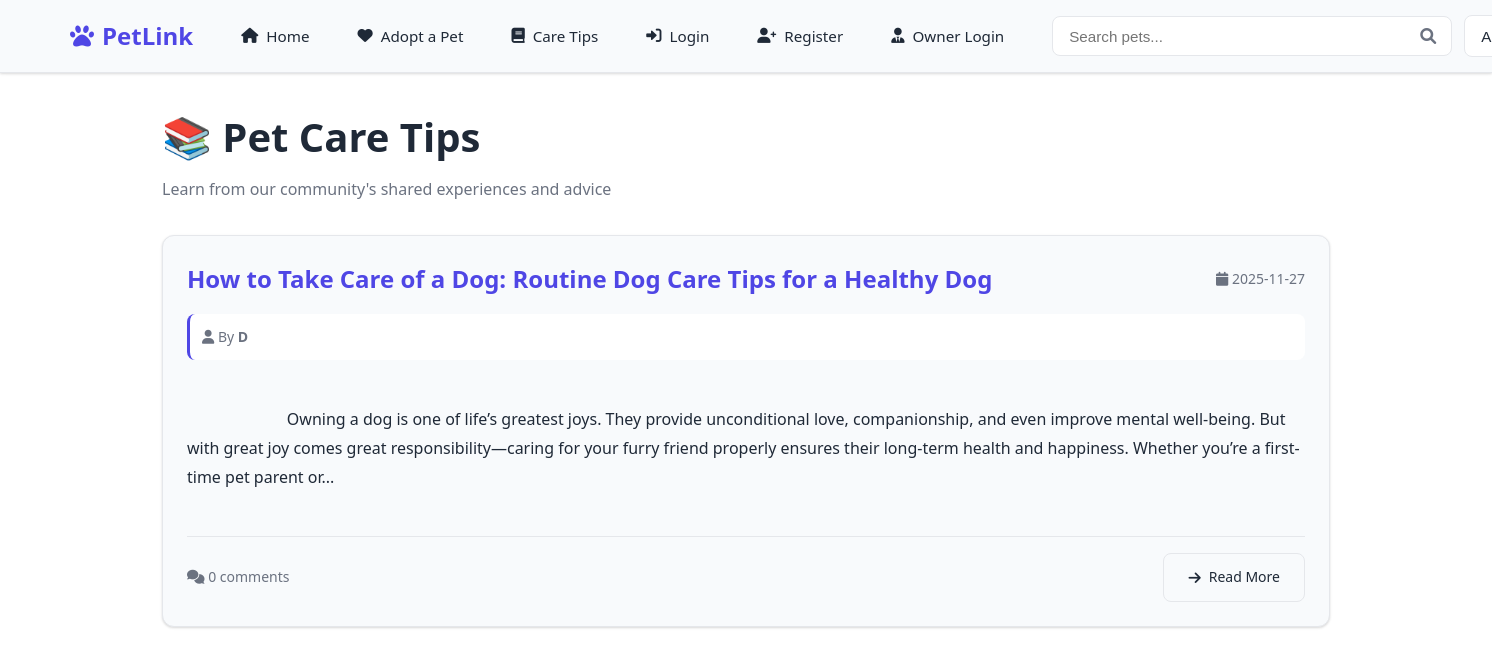
The app's page /care with its own data.
### tables this page shows
CREATE TABLE care_posts (
                id INTEGER PRIMARY KEY AUTOINCREMENT,
                user_id INTEGER,
                title TEXT NOT NULL,
                content TEXT NOT NULL,
                created_at TEXT DEFAULT CURRENT_TIMESTAMP,
                FOREIGN KEY(user_id) REFERENCES users(id)
            );

CREATE TABLE users (
                id INTEGER PRIMARY KEY AUTOINCREMENT,
                name TEXT NOT NULL,
                email TEXT UNIQUE NOT NULL,
                password TEXT NOT NULL,
                contact TEXT NOT NULL,
                address TEXT NOT NULL,
                created_at TIMESTAMP DEFAULT CURRENT_TIMESTAMP
            );

### app.py (the view)
@app.route('/care')
def care_list():
    try:
        conn = get_db_connection()
        posts = conn.execute('''
            SELECT cp.*, u.name as author_name,
                   (SELECT COUNT(*) FROM care_comments WHERE post_id = cp.id) as comment_count
            FROM care_posts cp
            JOIN users u ON cp.user_id = u.id
            ORDER BY cp.created_at DESC
        ''').fetchall()
        conn.close()
        return render_template('care_list.html', posts=posts)
    except Exception as e:
        flash(f'Error loading care tips: {e}', 'error')
        return redirect(url_for('home'))

### app.py (called while the page is built)
def get_db_connection():
    conn = sqlite3.connect('petlink.db')
    conn.row_factory = sqlite3.Row
    return conn

### templates/care_list.html (shortened to what this page needs)
{% extends "base.html" %}
{% block content %}
<div class="container">
    <div class="flex-between mb-8">
        <div>
            <h1 style="font-size: 2.5rem; margin-bottom: 0.5rem;">📚 Pet Care Tips</h1>
            <p class="text-muted">Learn from our community's shared experiences and advice</p>
        </div>
    </div>
    {% if posts %}
        <div class="grid grid-2">
            {% for post in posts %}
                <div class="card">
                    <div class="flex-between mb-4">
                        <a href="{{ url_for('care_detail', post_id=post.id) }}" style="text-decoration: none; color: inherit;">
                            <h2 style="margin: 0; font-size: 1.5rem; color: var(--primary-color); transition: color 0.3s ease;">{{ post.title }}</h2>
                        </a>
                        <span class="text-muted" style="font-size: 0.875rem;">
                            <i class="fas fa-calendar"></i>
                            {{ post.created_at.split(' ')[0] if post.created_at else 'N/A' }}
                        </span>
                    </div>
                    <div style="margin-bottom: 1rem; padding: 0.75rem; background-color: var(--bg-color); border-radius: 0.5rem; border-left: 3px solid var(--primary-color);">
                        <p style="margin: 0; color: var(--text-muted); font-size: 0.875rem;">
                            <i class="fas fa-user"></i>
                            By <strong>{{ post.author_name }}</strong>
                        </p>
                    </div>
                    <div style="color: var(--text-color); line-height: 1.8; white-space: pre-wrap; max-height: 200px; overflow: hidden; text-overflow: ellipsis; margin-bottom: 1rem;">
                        {{ post.content[:300] }}{% if post.content|length > 300 %}...{% endif %}
                    </div>
                    <div style="margin-top: 1rem; padding-top: 1rem; border-top: 1px solid var(--border-color); display: flex; justify-content: space-between; align-items: center;">
                        <span style="color: var(--text-muted); font-size: 0.875rem;">
                            <i class="fas fa-comments"></i>
                            {{ post.comment_count or 0 }} comment{{ 's' if (post.comment_count or 0) != 1 else '' }}
                        </span>
                        <a href="{{ url_for('care_detail', post_id=post.id) }}" class="btn btn-outline" style="text-decoration: none;" onclick="event.stopPropagation();">
                            <i class="fas fa-arrow-right"></i>
                            Read More
                        </a>
                    </div>
                </div>
            {% endfor %}
        </div>
    {% endif %}
</div>
{% endblock %}

### templates/base.html (shortened to what this page needs)
<!DOCTYPE html>
<html lang="en">
<head>
    <link href="https://cdnjs.cloudflare.com/ajax/libs/font-awesome/6.0.0/css/all.min.css" rel="stylesheet">
</head>
<body>
    <nav class="navbar">
        <div class="nav-container">
            <a href="{{ url_for('home') }}" class="logo">
                <i class="fas fa-paw"></i>
                PetLink
            </a>
            <ul class="nav-links">
                <li><a href="{{ url_for('home') }}"><i class="fas fa-home"></i> Home</a></li>
                <li><a href="{{ url_for('adopt') }}"><i class="fas fa-heart"></i> Adopt a Pet</a></li>
                <li><a href="{{ url_for('care_list') }}"><i class="fas fa-book"></i> Care Tips</a></li>
                {% if session.user_id %}
                    {% if session.user_type == 'owner' %}
                        <li><a href="{{ url_for('owner_dashboard') }}"><i class="fas fa-tachometer-alt"></i> Dashboard</a></li>
                    {% else %}
                        <li><a href="{{ url_for('profile') }}"><i class="fas fa-user"></i> My Profile</a></li>
                    {% endif %}
                    <li><a href="{{ url_for('logout') }}"><i class="fas fa-sign-out-alt"></i> Logout</a></li>
                {% else %}
                    <li><a href="{{ url_for('login') }}"><i class="fas fa-sign-in-alt"></i> Login</a></li>
                    <li><a href="{{ url_for('register') }}"><i class="fas fa-user-plus"></i> Register</a></li>
                    <li><a href="{{ url_for('owner_login') }}"><i class="fas fa-user-tie"></i> Owner Login</a></li>
                {% endif %}
            </ul>
            <div class="nav-right">
                {% include '_search_component.html' %}
            </div>
        </div>
    </nav>
    <main>
        {% block content %}{% endblock %}
    </main>
</body>
</html>

### templates/_search_component.html (shortened to what this page needs)
<div class="search-container">
    <div class="search-input-wrapper">
        <input type="text"
               id="searchInput"
               class="search-input"
               placeholder="Search pets..."
               autocomplete="off">
    </div>
    <select id="searchStatus" class="search-status-select">
        <option value="all">All</option>
    </select>
</div>

### templates/base.html (style rules this page uses)
:root { --primary-color: #4f46e5; --primary-hover: #4338ca; --secondary-color: #10b981; --danger-color: #ef4444; --warning-color: #f59e0b; --bg-color: #ffffff; --surface-color: #f8fafc; --text-color: #1f2937; --text-muted: #6b7280; --border-color: #e5e7eb; --shadow: 0 1px 3px 0 rgba(0, 0, 0, 0.1), 0 1px 2px 0 rgba(0, 0, 0, 0.06); --shadow-lg: 0 10px 15px -3px rgba(0, 0, 0, 0.1), 0 4px 6px -2px rgba(0, 0, 0, 0.05); }
* { margin: 0; padding: 0; box-sizing: border-box; }
body { font-family: 'Segoe UI', Tahoma, Geneva, Verdana, sans-serif; background-color: var(--bg-color); color: var(--text-color); line-height: 1.6; transition: all 0.3s ease; }
.navbar { background-color: var(--surface-color); border-bottom: 1px solid var(--border-color); box-shadow: var(--shadow); position: sticky; top: 0; z-index: 100; }
.nav-container { max-width: 1400px; margin: 0 auto; padding: 0 1.5rem; display: flex; justify-content: space-between; align-items: center; height: 4.5rem; gap: 2rem; }
.logo { font-size: 1.5rem; font-weight: bold; color: var(--primary-color); text-decoration: none; display: flex; align-items: center; gap: 0.5rem; white-space: nowrap; flex-shrink: 0; }
.nav-links { display: flex; list-style: none; gap: 1rem; align-items: center; flex: 1; justify-content: center; margin: 0; padding: 0; }
.nav-links li { display: flex; align-items: center; }
.nav-links a { color: var(--text-color); text-decoration: none; font-weight: 500; transition: all 0.3s ease; padding: 0.6rem 1rem; border-radius: 0.5rem; white-space: nowrap; display: flex; align-items: center; gap: 0.5rem; font-size: 0.95rem; }
.nav-right { display: flex; align-items: center; gap: 1rem; flex-shrink: 0; }
.container { max-width: 1200px; margin: 0 auto; padding: 2rem 1rem; }
.card { background-color: var(--surface-color); border: 1px solid var(--border-color); border-radius: 0.75rem; padding: 1.5rem; box-shadow: var(--shadow); transition: all 0.3s ease; }
.btn { display: inline-flex; align-items: center; gap: 0.5rem; padding: 0.75rem 1.5rem; border: none; border-radius: 0.5rem; font-weight: 500; text-decoration: none; cursor: pointer; transition: all 0.3s ease; font-size: 0.875rem; }
.btn-outline { background-color: transparent; color: var(--text-color); border: 1px solid var(--border-color); }
.search-container { position: relative; display: flex; gap: 0.75rem; align-items: center; }
.search-input-wrapper { position: relative; display: flex; align-items: center; }
.search-input { padding: 0.65rem 2.75rem 0.65rem 1rem; border: 1px solid var(--border-color); border-radius: 0.5rem; background-color: var(--bg-color); color: var(--text-color); font-size: 0.95rem; width: 400px; transition: all 0.3s ease; }
.search-status-select { padding: 0.65rem 0.75rem; border: 1px solid var(--border-color); border-radius: 0.5rem; background-color: var(--bg-color); color: var(--text-color); font-size: 0.95rem; cursor: pointer; font-weight: 500; min-width: 100px; }
.grid { display: grid; gap: 1.5rem; }
.grid-2 { grid-template-columns: repeat(auto-fit, minmax(300px, 1fr)); }
.text-muted { color: var(--text-muted); }
.mb-4 { margin-bottom: 1rem; }
.mb-8 { margin-bottom: 2rem; }
.flex-between { display: flex; justify-content: space-between; align-items: center; }

### records on screen
care_posts: title "How to Take Care of a Dog: Routine Dog Care Tips for a Healthy Dog", created_at "2025-11-27", author_name "D", content "Owning a dog is one of life’s greatest joys. They provide unconditional love, companionship, and even improve mental well-being. But with great joy comes great responsibility—caring for your furry friend properly ensures their long-term health and happiness. Whether you’re a first-time pet parent or", comment_count "0", comment_count "s"
